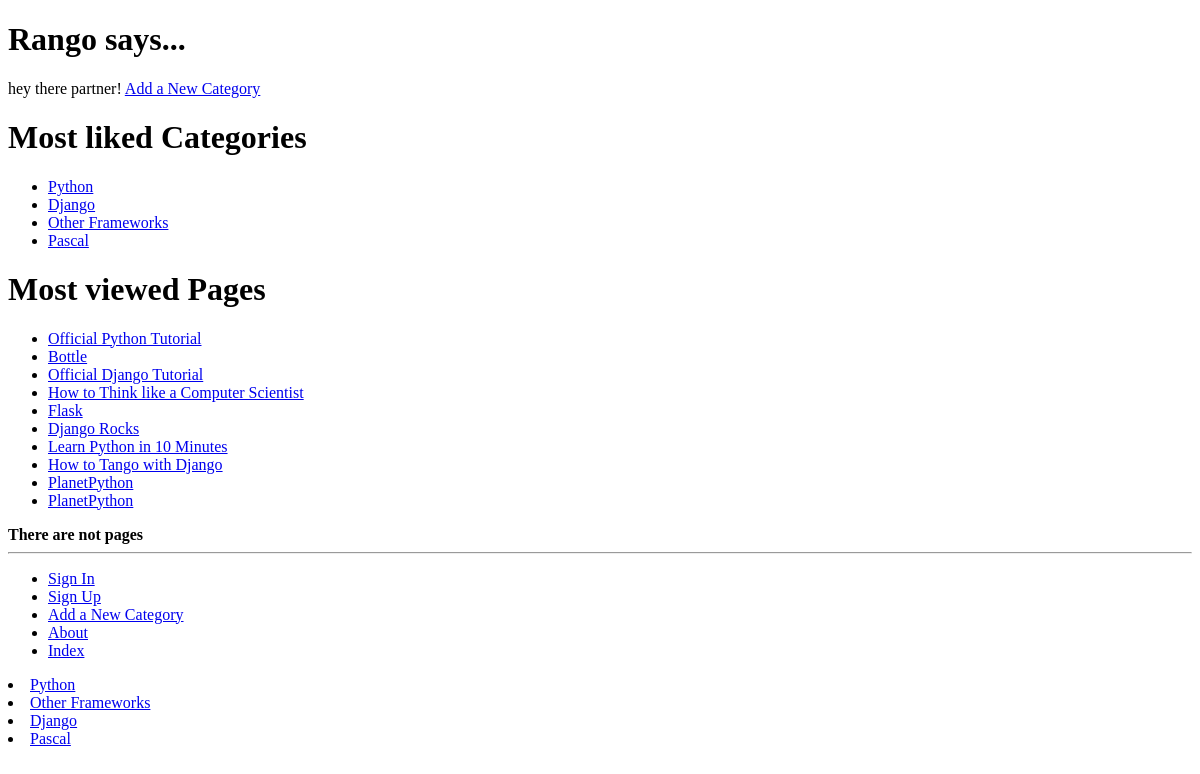
/, run on an earlier commit of the app's database.
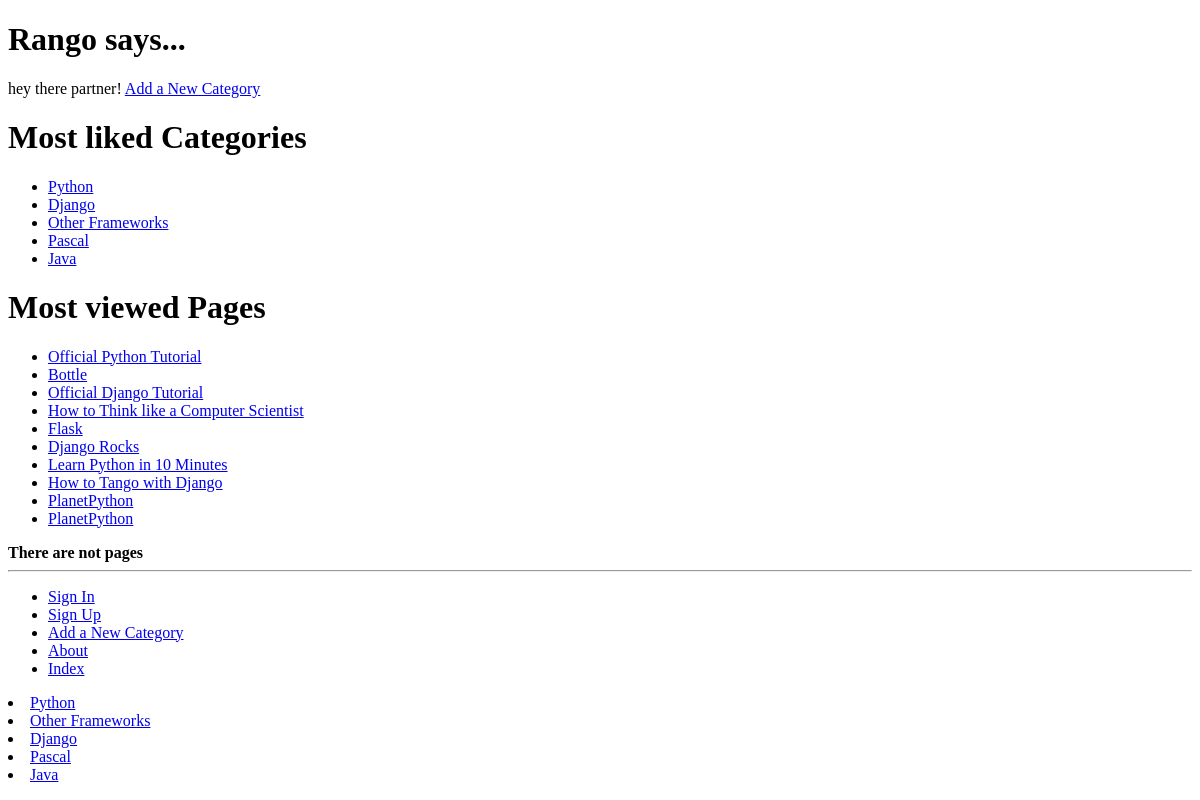
And on a later commit of the database.
### rango/models.py (models this page shows, shortened)
class Category(models.Model):
    name = models.CharField(max_length=128, unique=True)
    views = models.IntegerField(default=0)
    likes = models.IntegerField(default=0)
    slug = models.SlugField(unique=True)
    class Meta:
        verbose_name_plural = 'categories'

class Page(models.Model):
    category = models.ForeignKey(Category)
    title = models.CharField(max_length=128)
    url = models.URLField()
    views = models.IntegerField(default=0)

### rango/views.py (the view)
# urls.py: url(r'^$', views.index, name='index'),
def index(request):
    context_list = Category.objects.order_by('-likes')[:5]
    context_pages = Page.objects.order_by('-views')[:10]
    context_dict={'categories': context_list,
                  'pages':context_pages}
    return render(request, 'rango/index.html', context_dict)

### rango/templatetags/rango_template_tags.py (called while the page is built)
@register.inclusion_tag("rango/cats.html")
def get_category_list(cat=None):
    return {'cats': Category.objects.all(),
            'act_cat': cat}

### rango/templates/rango/index.html (shortened to what this page needs)
{% extends 'rango/base.html' %}
{% load staticfiles %}
{% block body_block %}
<h1>Rango says...</h1>
<div>
    {% if user.is_authenticated %}
    howdy {{ user.username }}!
    {% else %}
    hey there partner!
    {% endif %}
    <a href="/rango/add_category/">Add a New Category</a><br />
    <h1>Most liked Categories</h1>
    {% if categories %}
        <ul>
        {% for category in categories %}
            <li><a href="/rango/category/{{ category.slug }}">{{ category.name }}</a></li>
        {% endfor %}
        </ul>
        {% else %}
        <strong>There are not categories present</strong>
        {% endif %}
    <h1>Most viewed Pages </h1>
    {% if pages %}
        <ul>
            {% for page in pages %}
             <li><a href="{{ page.url }}">{{ page.title }}</a></li>
            {% endfor %}
        </ul>
        <strong>There are not pages </strong>
    {% endif %}
</div>
{% endblock %}

### rango/templates/rango/cats.html
{% for c in cats %}
{% if c == act_cat %}
<li>
<strong>
<a href="{% url 'rango:show_category' c.slug %}">{{ c.name }}</a>
</strong>
</li>
{% else %}
<li>
<a href="{% url 'rango:show_category' c.slug %}">{{ c.name }}</a>
</li>
{% endif %}
{% endfor %}

What changed in the data, as far as the page shows it:
added Category: name "Java"
